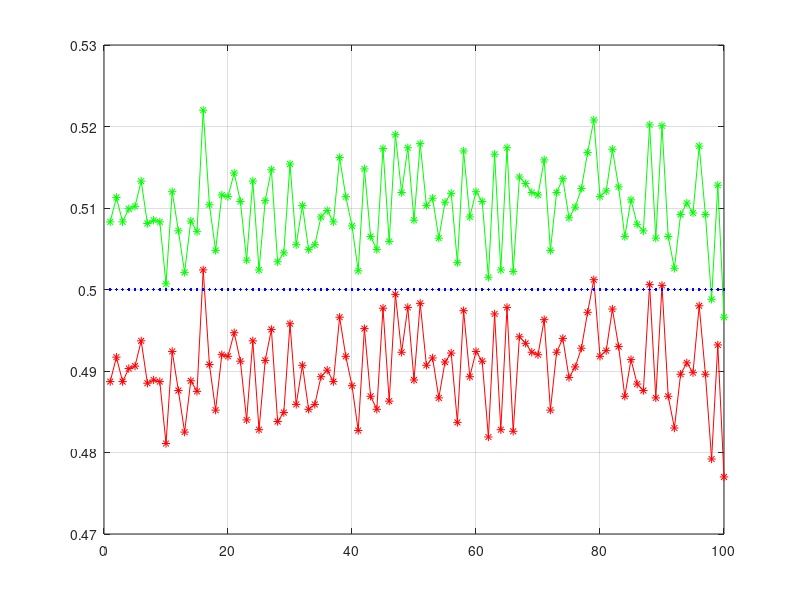

MATLAB code for this plot:
pkg load statistics

clc
clear

m = 10 ^ 2;
n = 10 ^ 4;
mu = -1;
sigma = 0.5;
gamma = 0.95;
t0 = -1;

X = normrnd(mu, sigma, n, m);
f = mean(X < t0);

Q = norminv((1 + gamma) / 2);
diff = Q * sqrt(f .* (1 - f) / n);

x = 1:1:m;
L = f - diff;
R = f + diff;
F = normcdf(t0, mu, sigma);
plot(x, L, 'r*-', x, R, 'g*-', x, F, 'b.-')
grid

misses = sum(L > F) + sum(R < F);
printf("Number of points hit: %d out of %d\n", m - misses, m);